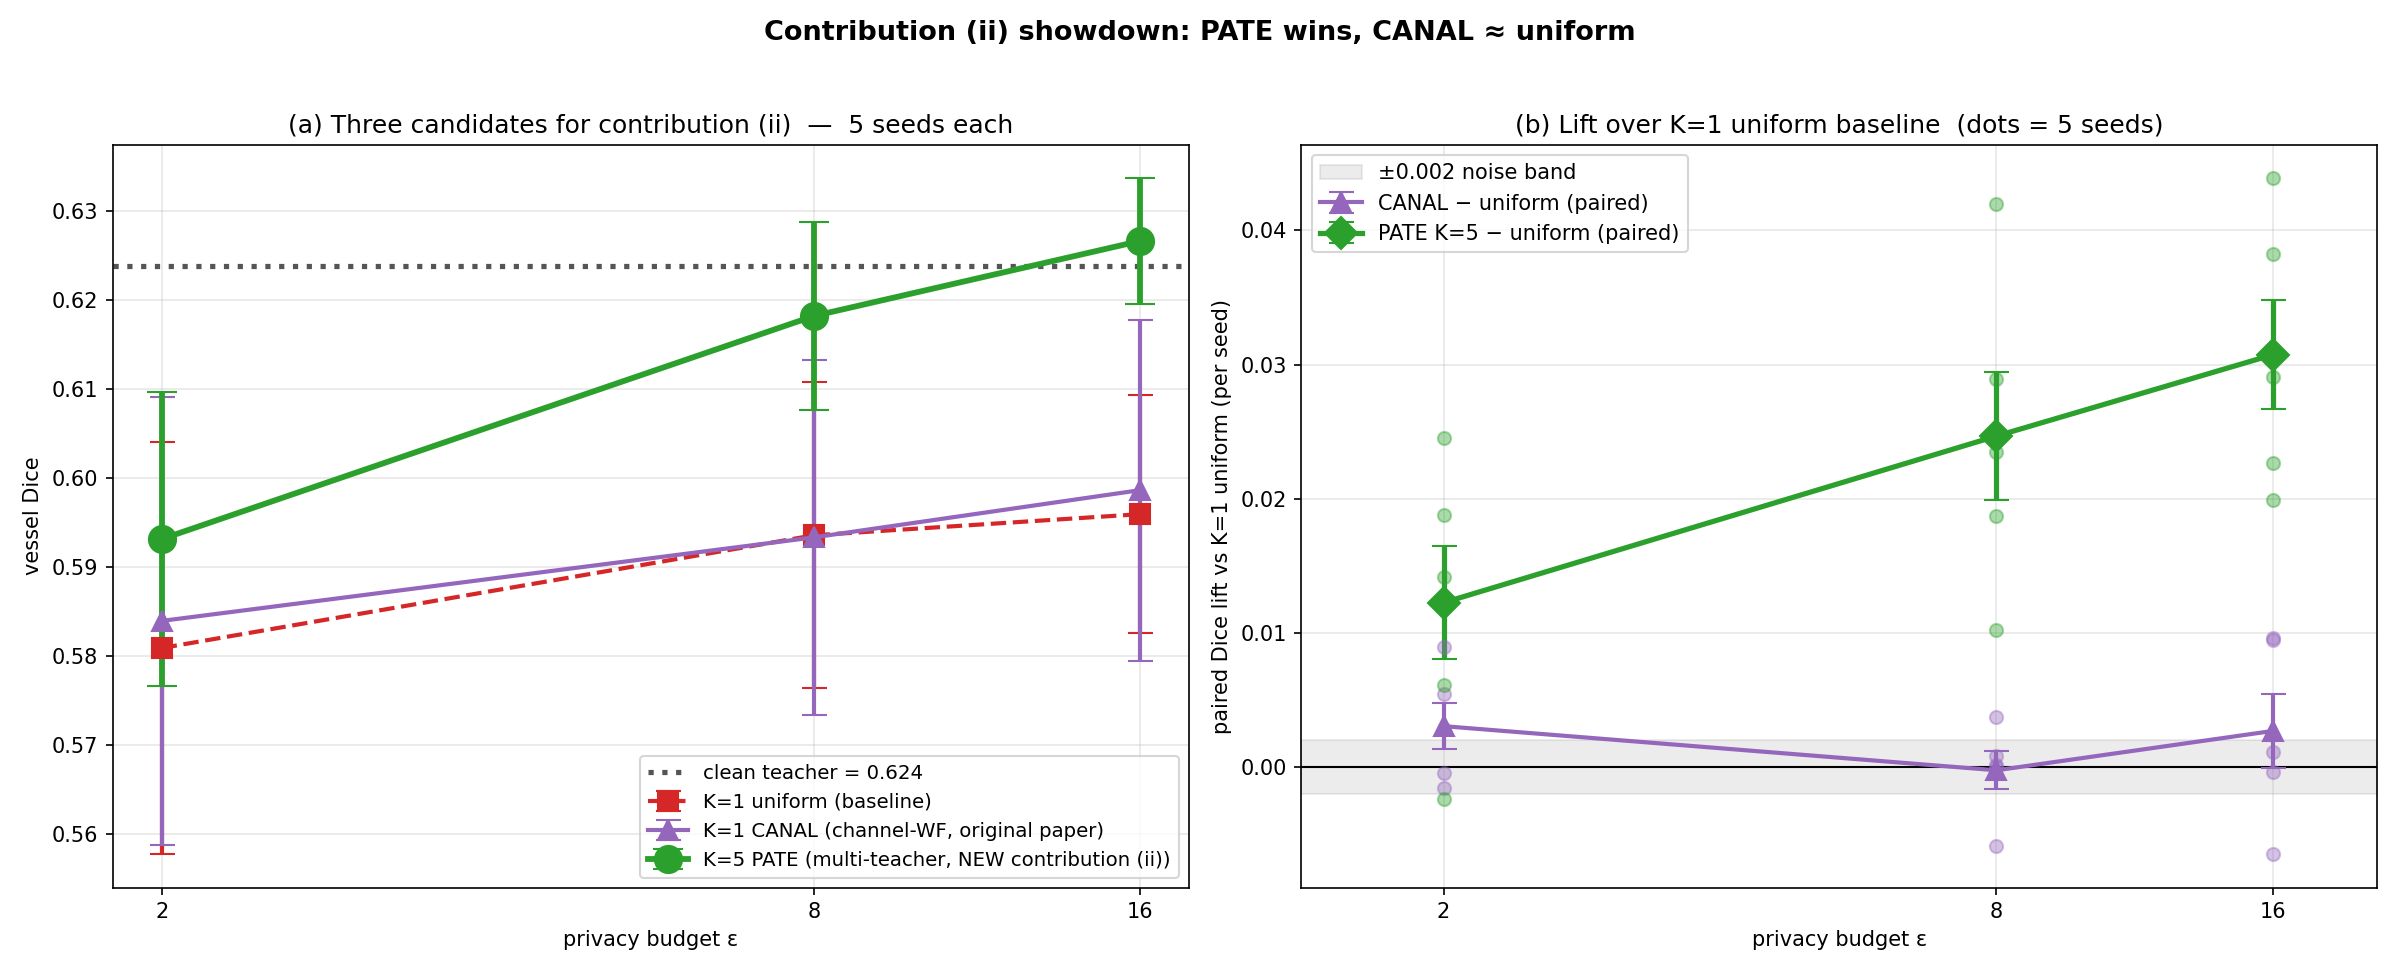

Python code for this plot:
"""
Comparison plot: K=1 uniform vs K=1 CANAL vs K=5 PATE on real DRIVE.

Visualizes the three contender mechanisms for paper contribution (ii):
  - K=1 uniform: the baseline (no fancy allocation).
  - K=1 CANAL: channel-importance water-filling, original paper claim.
  - K=5 PATE: honest multi-teacher aggregation, new contribution (ii).

Uniform (K=1) and PATE (K=5) reuse the cached 5-seed PATE results
(drive_pate_5seed_results.json). CANAL (K=1) is run here with the
same teacher seed (1000) as PATE K=1 for apples-to-apples comparison.
All three use the CORRECT zCDP factor-of-2 (matches cluster code).
"""

import json
import sys
import time
from pathlib import Path

import numpy as np
import torch
from torch.utils.data import DataLoader

sys.path.insert(0, str(Path(__file__).parent))
from drive_local_demo import (
    DriveDataset, TinyUNet, train_teacher, evaluate_vessel_dice,
    compute_importance, collect_caps,
)
from synthetic_demo import eps_to_rho
from drive_student_distill import train_student_distill
from drive_pate_poc import precompute_pate_cache


def correct_waterfilling_sigma(deltas, importance, rho):
    """WF σ with the correct factor-of-2 in zCDP."""
    s = importance.clamp(min=1e-12)
    kappa = ((deltas * s.sqrt()).sum() / (2.0 * rho)).sqrt()
    return kappa * deltas.sqrt() / s.pow(0.25)


def main():
    device = "mps" if torch.backends.mps.is_available() else "cpu"
    torch.manual_seed(0); np.random.seed(0)
    print(f"Device: {device}")

    train_ds = DriveDataset("train", size=96)
    val_ds   = DriveDataset("val",   size=96)
    val_loader = DataLoader(val_ds, batch_size=4, shuffle=False)

    print("\n[1/2] Training K=1 teacher (seed=1000, matches PATE K=1)...")
    torch.manual_seed(1000)
    teacher = TinyUNet(in_ch=3, num_classes=2, base=32).to(device)
    t_loader = DataLoader(train_ds, batch_size=4, shuffle=True)
    train_teacher(teacher, t_loader, n_epochs=60, lr=1e-3, device=device)
    clean_dice = evaluate_vessel_dice(teacher, val_loader, device)
    importance = compute_importance(teacher, t_loader, device).to(device)
    caps       = collect_caps(teacher, t_loader, device).to(device)
    Cb_T = importance.shape[0]
    for p in teacher.parameters():
        p.requires_grad_(False)
    teacher.eval()
    print(f"  clean Dice = {clean_dice:.4f}")
    print(f"  importance ratio = {(importance.max()/importance.min()).item():.2f}×")

    print("\n[2/2] Running K=1 CANAL (channel-WF) × 5 seeds × 3 ε...")
    epsilons      = [2.0, 8.0, 16.0]
    student_seeds = [100, 200, 300, 400, 500]
    deltas = torch.full((Cb_T,), 2.0, device=device)  # K=1, Δ=2

    canal_data = {}
    for eps in epsilons:
        rho = eps_to_rho(eps)
        sigma_wf = correct_waterfilling_sigma(deltas, importance, rho)
        top10 = torch.argsort(importance, descending=True)[:10]
        bot10 = torch.argsort(importance, descending=False)[:10]
        print(f"\n  ε={eps}  σ_WF top10={sigma_wf[top10].mean().item():.3f}  "
              f"bot10={sigma_wf[bot10].mean().item():.3f}  ratio={sigma_wf[bot10].mean().item()/sigma_wf[top10].mean().item():.3f}×")
        cache = precompute_pate_cache([teacher], [caps], train_ds, sigma_wf,
                                      device, seed=42 + int(eps * 10))
        dices = []
        for s in student_seeds:
            t0 = time.time()
            best, _ = train_student_distill(
                train_ds, val_loader, cache, device,
                student_base=16, teacher_base=32,
                n_epochs=40, lr=1e-3, lambda_feat=0.4, seed=s,
            )
            dices.append(best)
            print(f"    seed={s}: {best:.4f}  ({time.time()-t0:.1f}s)")
        canal_data[eps] = {
            "dices": dices,
            "mean": float(np.mean(dices)),
            "std":  float(np.std(dices)),
            "sem":  float(np.std(dices) / np.sqrt(len(dices))),
        }
        print(f"  → K=1 CANAL ε={eps}: {canal_data[eps]['mean']:.4f} ± {canal_data[eps]['std']:.4f}")

    # ---- load existing PATE data ----
    pate_path = Path(__file__).parent / "drive_pate_5seed_results.json"
    pate_data = json.load(open(pate_path))
    k1_uni = pate_data["sweep"]["1"]["epsilons"]
    k5_pate = pate_data["sweep"]["5"]["epsilons"]

    # ---- summary + paired tests ----
    print("\n" + "=" * 120)
    print(f"{'ε':>5}  {'K=1 uniform':>22}  {'K=1 CANAL':>22}  {'K=5 PATE':>22}  "
          f"{'CANAL−unif':>14}  {'PATE−unif':>14}")
    print("-" * 120)
    for eps in epsilons:
        u_dices = k1_uni[str(eps)]["dices"]
        c_dices = canal_data[eps]["dices"]
        p_dices = k5_pate[str(eps)]["dices"]

        u_mean = float(np.mean(u_dices));  u_std = float(np.std(u_dices))
        c_mean = canal_data[eps]["mean"];  c_std = canal_data[eps]["std"]
        p_mean = float(np.mean(p_dices));  p_std = float(np.std(p_dices))

        canal_lift_paired = [c - u for c, u in zip(c_dices, u_dices)]
        pate_lift_paired  = [p - u for p, u in zip(p_dices, u_dices)]
        cl_mean = float(np.mean(canal_lift_paired));  cl_sem = float(np.std(canal_lift_paired) / np.sqrt(len(canal_lift_paired)))
        pl_mean = float(np.mean(pate_lift_paired));   pl_sem = float(np.std(pate_lift_paired)  / np.sqrt(len(pate_lift_paired)))

        print(f"{eps:>5.1f}  {u_mean:.4f} ± {u_std:.4f}  "
              f"{c_mean:.4f} ± {c_std:.4f}  "
              f"{p_mean:.4f} ± {p_std:.4f}  "
              f"{cl_mean:+.4f}±{cl_sem:.4f}  "
              f"{pl_mean:+.4f}±{pl_sem:.4f}")
    print("=" * 120)

    # ---- save ----
    out = {
        "clean_teacher": clean_dice,
        "epsilons": epsilons,
        "student_seeds": student_seeds,
        "K1_uniform": {str(e): k1_uni[str(e)]    for e in epsilons},
        "K1_CANAL":   {str(e): canal_data[e]      for e in epsilons},
        "K5_PATE":    {str(e): k5_pate[str(e)]   for e in epsilons},
    }
    out_path = Path(__file__).parent / "drive_compare_pate_canal_uniform_results.json"
    out_path.write_text(json.dumps(out, indent=2, default=str))
    print(f"\nSaved JSON: {out_path}")

    # ---- plot ----
    import matplotlib
    matplotlib.use("Agg")
    import matplotlib.pyplot as plt

    fig, axes = plt.subplots(1, 2, figsize=(16, 6.5))

    # Panel a: Dice vs ε for the 3 methods
    ax = axes[0]
    ax.axhline(clean_dice, color="#555", ls=":", lw=2.5,
               label=f"clean teacher = {clean_dice:.3f}")
    u_means = [float(np.mean(k1_uni[str(e)]["dices"]))    for e in epsilons]
    u_stds  = [float(np.std(k1_uni[str(e)]["dices"]))     for e in epsilons]
    c_means = [canal_data[e]["mean"]                       for e in epsilons]
    c_stds  = [canal_data[e]["std"]                        for e in epsilons]
    p_means = [float(np.mean(k5_pate[str(e)]["dices"]))   for e in epsilons]
    p_stds  = [float(np.std(k5_pate[str(e)]["dices"]))    for e in epsilons]
    ax.errorbar(epsilons, u_means, yerr=u_stds, fmt="s--", color="#d62728",
                lw=2, ms=10, capsize=6,
                label="K=1 uniform (baseline)")
    ax.errorbar(epsilons, c_means, yerr=c_stds, fmt="^-", color="#9467bd",
                lw=2, ms=10, capsize=6,
                label="K=1 CANAL (channel-WF, original paper)")
    ax.errorbar(epsilons, p_means, yerr=p_stds, fmt="o-", color="#2ca02c",
                lw=2.8, ms=13, capsize=7,
                label="K=5 PATE (multi-teacher, NEW contribution (ii))")
    ax.set_xscale("log", base=2)
    ax.set_xticks(epsilons)
    ax.set_xticklabels([str(int(e)) for e in epsilons])
    ax.set_xlabel("privacy budget ε")
    ax.set_ylabel("vessel Dice")
    ax.set_title("(a) Three candidates for contribution (ii)  —  5 seeds each")
    ax.legend(loc="best", fontsize=9.5)
    ax.grid(alpha=0.3)

    # Panel b: paired lift over uniform baseline
    ax = axes[1]
    ax.axhline(0, color="black", lw=1)
    canal_lifts_m = []
    canal_lifts_sem = []
    pate_lifts_m = []
    pate_lifts_sem = []
    for e in epsilons:
        u_d = k1_uni[str(e)]["dices"]
        c_d = canal_data[e]["dices"]
        p_d = k5_pate[str(e)]["dices"]
        cl = [c - u for c, u in zip(c_d, u_d)]
        pl = [p - u for p, u in zip(p_d, u_d)]
        canal_lifts_m.append(np.mean(cl)); canal_lifts_sem.append(np.std(cl)/np.sqrt(len(cl)))
        pate_lifts_m.append(np.mean(pl));  pate_lifts_sem.append(np.std(pl)/np.sqrt(len(pl)))
        for v in cl:
            ax.scatter(e, v, color="#9467bd", alpha=0.4, s=40, zorder=3)
        for v in pl:
            ax.scatter(e, v, color="#2ca02c", alpha=0.4, s=40, zorder=3)
    ax.errorbar(epsilons, canal_lifts_m, yerr=canal_lifts_sem, fmt="^-",
                color="#9467bd", lw=2, ms=10, capsize=6,
                label="CANAL − uniform (paired)")
    ax.errorbar(epsilons, pate_lifts_m, yerr=pate_lifts_sem, fmt="D-",
                color="#2ca02c", lw=2.5, ms=11, capsize=6,
                label="PATE K=5 − uniform (paired)")
    ax.fill_between([epsilons[0]*0.7, epsilons[-1]*1.3], -0.002, 0.002,
                    color="gray", alpha=0.15, label="±0.002 noise band")
    ax.set_xscale("log", base=2)
    ax.set_xticks(epsilons)
    ax.set_xticklabels([str(int(e)) for e in epsilons])
    ax.set_xlim(epsilons[0]*0.7, epsilons[-1]*1.3)
    ax.set_xlabel("privacy budget ε")
    ax.set_ylabel("paired Dice lift vs K=1 uniform (per seed)")
    ax.set_title("(b) Lift over K=1 uniform baseline  (dots = 5 seeds)")
    ax.legend(loc="best", fontsize=10)
    ax.grid(alpha=0.3)

    fig.suptitle("Contribution (ii) showdown: PATE wins, CANAL ≈ uniform",
                 fontweight="bold", fontsize=13)
    fig.tight_layout(rect=[0, 0, 1, 0.96])
    plot_path = Path(__file__).parent / "drive_compare_pate_canal_uniform.png"
    fig.savefig(plot_path, dpi=150)
    print(f"Saved plot: {plot_path}")


if __name__ == "__main__":
    main()
